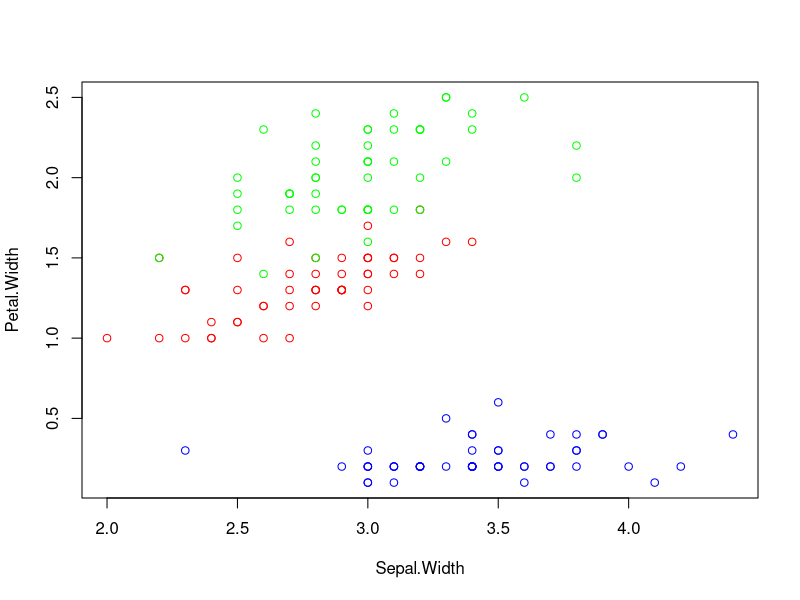
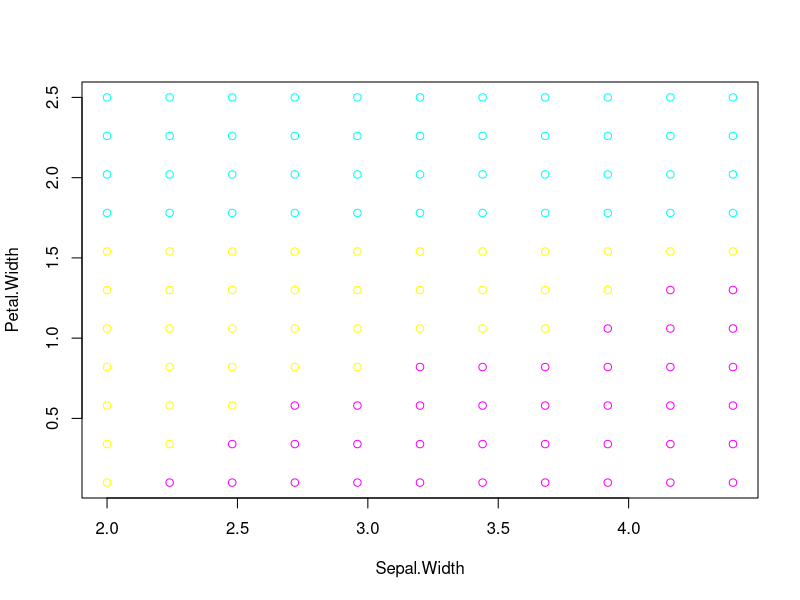

The R script that drew these images, in order:
library (ggplot2)
head(iris)
col = c('blue','red','green')
plot(Petal.Width~Sepal.Width,data=iris,col=col[unclass(iris$Species)])

#train and test 
train.x = iris[,c('Sepal.Width','Petal.Width')]
train.y = iris$Species
test.x =c(3.5,0.2)
k=7 #kNN
##################
#function for kNN#
##################
knn.classify = function(test.x , train.x,train.y , k){
  n = nrow(train.x)
  p=ncol(train.x)
  stopifnot(length(train.y)==n, length(test.x)==p)#verification
  d=rep(0,n)
  for(i in 1:n)
    d[i]=sqrt(sum((test.x-train.x[i,])^2))#distance
  o = order(d)
  nn=o[1:k]
  #train.y[nn]
  t=table(train.y[nn])
  return (names(which.max(t)))
}

# number of test points
m = 11

# grid of test points
sw.grid = seq(min(iris$Sepal.Width), max(iris$Sepal.Width), length = m)
pw.grid = seq(min(iris$Petal.Width), max(iris$Petal.Width), length = m)

# matrix to store the predicted classes
predicted_classes = matrix(NA, nrow = length(sw.grid), ncol = length(pw.grid))
# classify each point in the grid
# there will be 121 points if m =11

for (i in 1:length(sw.grid)) {
  for (j in 1:length(pw.grid)) {
    test_point = c(sw.grid[i], pw.grid[j])
    predicted_classes[i, j] = knn.classify(test_point, train.x, train.y, k)
  }
}
# Convert predicted classes to a data frame 
predicted_df = expand.grid(Sepal.Width = sw.grid, Petal.Width = pw.grid)
predicted_df$Species = as.factor(as.vector(predicted_classes))

head(predicted_df)
col=c('magenta','yellow','cyan')
plot(Petal.Width~Sepal.Width,data=predicted_df,col=col[unclass(predicted_df$Species)])


